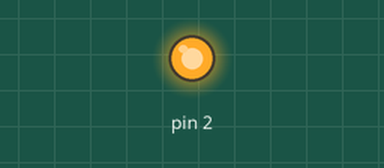
This sketch was run on a simulated Arduino Uno, built with avr-gcc and run on an emulated ATmega328P. Shown: output pins drawn as LEDs (lit = HIGH).

Above: at 0.6 s.
At 25.8 s:
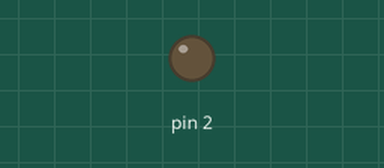
Timing chart, 0 to 35.4 s (numbered marks = the images above):
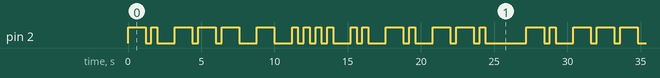

Measured:
- by itself, pin 2: moves between LOW and HIGH, repeating every 27.2 s
- by itself, everything shown: repeats every 27.2 s, in 34 steps

The sketch:

morse.ino
```cpp
char m, *msg = "-. --- - .... .. -. --. / ";
int x1 = 400, x2 = 2*x1, x3 = 3*x1;

void setup() {
  DDRD |= (1 << 2);
}

void loop() {
  for (int i = 0; m = msg[i]; ++i) {
    if (m == ' ' || m == '/') {
      delay(x2);
    }
    else {
      for (int j = 0; j < 2; ++j) {
        PORTD ^= (1 << 2);
        delay((m == '.' || j) ? x1 : x3);
      }
    }
  }
}
```
